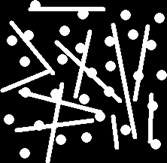
#> input picture Assignment 2/Code/circles_lines.jpg, 167 x 163 px
$ jupyter execute Assignment2_Problem2.ipynb
#> lines starting #> are read from the running program, lines starting #| are printed output that depends on the picture; after the words box and inside, x2 and y2 are one past the last pixel; in counts of white or black regions, pixels touching at a corner belong together
Import libraries

[cell 1]
import cv2
import numpy as np
from matplotlib import pyplot as plt
import scipy
from skimage import morphology
import pandas as pd

Problem2 Q(i)

[cell 2]
I = cv2.imread('circles_lines.jpg',0)
#> I is the input picture: shape (163, 167); min 0, max 255, mean 57
I[I<127] = 0
ax = plt.subplot(1,1,1)
ax.axis('off')
ax.imshow(I, cmap = 'gray')
ax.set_title('Original Image')
plt.show()

Perform opening to remove lines from image

[cell 3]
SE = morphology.disk(4)
ax = plt.subplot(1,1,1)
ax.axis('off')
ax.imshow(SE, cmap = 'gray')
ax.set_title('Structuring element to extract circles')
plt.show()
print(SE.shape)

Used a disk as a structuring element of radius 4. The size of the SE is (9,9)

[cell 4]
I_open = np.copy(I)
I_open = morphology.opening(I_open,SE)

ax = plt.subplot(1,1,1)
ax.axis('off')
ax.imshow(I_open, cmap = 'gray')
ax.set_title('Image with the extracted circles')
plt.show()

[cell 5]
label,num_features = scipy.ndimage.label(I_open)
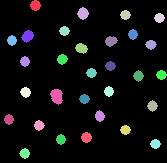
#> label: shape (163, 167) int32; 31 distinct labels, from 0 to 30; one colour per label, 0 black
#> num_features = 30
fig, ax = plt.subplots()
ax.axis('off')
im = ax.imshow(label, cmap = plt.cm.jet_r, interpolation='nearest')
ax.set_title('Connected component labelling')
fig.colorbar(im, ax=ax)
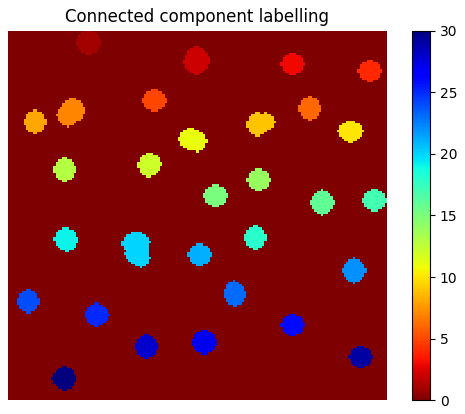
#> figure drawn by matplotlib, 2 panels

[cell 6]
centroid = []
area = []
for l in range(1,num_features+1):
    idx = np.where(label == l)
    y = sum(idx[1])/len(idx[1])
    x = sum(idx[0])/len(idx[0])
    a = len(idx[0])
    centroid.append((int(y), int(x)))
    area.append(a)
#> this loop made 30 passes
#> (idx, y, x, a) on passes 1 to 10: (89 positions, rows 0 to 10, columns 30 to 40, 35, 5, 89), (106 positions, rows 7 to 19, columns 77 to 88, 82.59, 13.04, 106), (78 positions, rows 10 to 19, columns 120 to 130, 125, 14.5, 78), (78 positions, rows 13 to 22, columns 154 to 164, 159, 17.5, 78), (78 positions, rows 26 to 35, columns 59 to 69, 64, 30.5, 78), (78 positions, rows 29 to 39, columns 128 to 137, 132.5, 34, 78), (109 positions, rows 30 to 42, columns 21 to 33, 27.25, 35.75, 109), (78 positions, rows 35 to 45, columns 7 to 16, 11.5, 40, 78), (97 positions, rows 36 to 46, columns 105 to 117, 110.6, 40.7, 97), (80 positions, rows 40 to 49, columns 145 to 156, 150.5, 44.23, 80)
#> after the loop, area = 30 values, max 148 at index 19, min 78 at index 2, mean 85.63; centroid = 30 pairs, first value 8 to 161, second value 5 to 153

[cell 7]
I_centroid = np.stack([I_open, I_open, I_open], axis=-1)
for p in centroid:
    I_centroid = cv2.circle(I_centroid, (p[0],p[1]), radius=1, color=(255, 0, 0), thickness=-1)
#> this loop made 30 passes
#> p on passes 1 to 12: (35, 5), (82, 13), (125, 14), (159, 17), (64, 30), (132, 34), (27, 35), (11, 40), (110, 40), (150, 44), (80, 47), (61, 58)
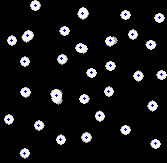
#> I_centroid: shape (163, 167, 3); mean of channels 0, 1, 2 21.8, 20.4, 20.4; drawn as B, G, R
ax = plt.subplot(1,1,1)
ax.axis('off')
ax.imshow(I_centroid)
ax.set_title('Image with the centroids marked')
plt.show()

[cell 8]
data = {};
data['Centoids'] = centroid
data['Area'] = area
pd.DataFrame(data)
#> Out = table of 30 rows and 2 columns

[cell 9]
I = cv2.imread('lines.jpg',0)
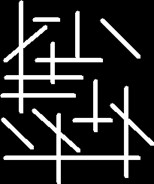
#> input picture Assignment 2/Code/lines.jpg, 154 x 184 px
#> I is the input picture: shape (184, 154); min 0, max 255, mean 43.3
ax = plt.subplot(1,1,1)
ax.axis('off')
ax.imshow(I, cmap = 'gray')
ax.set_title('Original Image')
plt.show()

[cell 10]
SE = morphology.rectangle(3,17)
ax = plt.subplot(1,1,1)
ax.axis('off')
ax.imshow(SE, cmap = 'gray')
ax.set_title('Structuring element to extract horizontal lines')
plt.show()
print(SE.shape)

Used a rectangle as a structuring element of length 17 and breadth 3. The size of the SE is (3,17)

[cell 11]
I_hor = I
# Extract the horizontal lines
I_hor = morphology.opening(I_hor,SE)
I_hor[I_hor>0] = 255
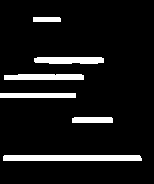
#> I_hor: shape (184, 154); 8.9% white; 6 white regions, box (x1, y1, x2, y2) and area: (3, 155, 142, 161) 829, (4, 74, 84, 80) 463, (34, 57, 104, 64) 455, (0, 93, 76, 98) 380, (72, 117, 113, 123) 243, (33, 17, 61, 22) 139

ax = plt.subplot(1,1,1)
ax.axis('off')
ax.imshow(I_hor, cmap = 'gray')
ax.set_title('Image with horizontal lines extracted')
plt.show()

[cell 12]
SE = morphology.rectangle(8,3)
ax = plt.subplot(1,1,1)
ax.axis('off')
ax.imshow(SE, cmap = 'gray')
ax.set_title('Structuring element to extract vertical lines')
plt.show()
print(SE.shape)

Used a rectangular structuring element of length 8 and width 3 to dilate the image. This was used to remove the horizontal lines completely (using mask subtraction) i.e. closing the gaps.

[cell 13]
# Use above as a mask to remove the horizontal lines from the image
I_op = I
I_op[I_hor>0] = 0
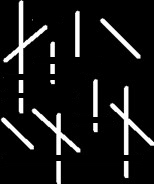
#> I_op: shape (184, 154); 8.85% of pixels changed, all inside (x1, y1, x2, y2) = (0, 17, 142, 161)
I_op = morphology.dilation(I_op, SE)
I_op[I_op<255] = 0
#> I_op: shape (184, 154); 16.5% white; 8 white regions, largest, box (x1, y1, x2, y2) and area: (3, 0, 48, 116) 1148, (110, 83, 154, 180) 974, (32, 105, 81, 184) 890

ax = plt.subplot(1,1,1)
ax.axis('off')
ax.imshow(I_op, cmap = 'gray')
ax.set_title('Image without the horizontal lines extracted')
plt.show()

[cell 14]
# Extract vertical lines from the image
SE = morphology.rectangle(10,5)
I_ver = I
# Extract the horizontal lines
I_ver = morphology.opening(I_ver,SE)
SE = morphology.rectangle(8,2)
I_ver = morphology.dilation(I_ver,SE)
I_ver[I_ver>0] = 255
#> I_ver: shape (184, 154); 10.3% white; 6 white regions, box (x1, y1, x2, y2) and area: (17, 0, 24, 117) 819, (122, 82, 129, 182) 699, (55, 110, 61, 184) 444, (92, 75, 99, 136) 401, (74, 7, 80, 60) 318, (49, 38, 55, 77) 234

ax = plt.subplot(1,1,1)
ax.axis('off')
ax.imshow(I_ver, cmap = 'gray')
ax.set_title('Image with vertical lines extracted')
plt.show()

[cell 15]
label,num_features = scipy.ndimage.label(I_ver)
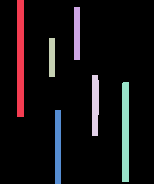
#> label: shape (184, 154) int32; 7 distinct labels, from 0 to 6; one colour per label, 0 black
#> num_features = 6
fig, ax = plt.subplots()
ax.axis('off')
ax.set_title('Image with the centroids marked')
im = ax.imshow(label, cmap = plt.cm.jet_r, interpolation='nearest')
fig.colorbar(im, ax=ax)
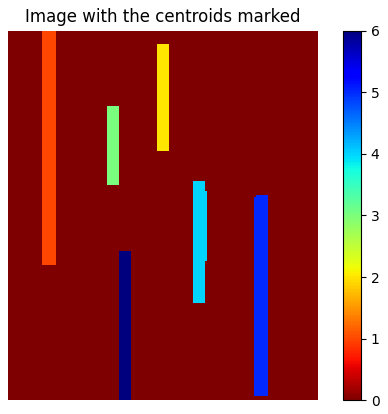
#> figure drawn by matplotlib, 2 panels

[cell 16]
centroid = []
length = []
for l in range(1,num_features+1):
    mask_extract = label == l
    idx = np.where(mask_extract == True)
    y = sum(idx[1])/len(idx[1])
    x = sum(idx[0])/len(idx[0])
    centroid.append((int(y), int(x)))
    l = max(idx[0]) - min(idx[0])
    length.append(l)
#> this loop made 6 passes
#> pass 1, `mask_extract = label == l`:
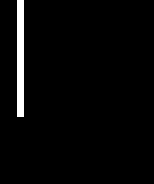
#> mask_extract: shape (184, 154) bool; 2.9% white; 1 white region, box (x1, y1, x2, y2) and area: (17, 0, 24, 117) 819
#> after the loop, centroid = [(20, 58), (76, 33), (51, 57), (94, 104), (125, 131), (57, 146)]; length = [116, 52, 38, 60, 99, 73]

[cell 17]
I_centroid = np.stack([I_ver, I_ver, I_ver], axis=-1)
for p in centroid:
    I_centroid = cv2.circle(I_centroid, (p[0],p[1]), radius=2, color=(255, 0, 0), thickness=-1)
#> this loop made 6 passes
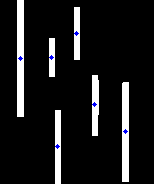
#> I_centroid: shape (184, 154, 3); mean of channels 0, 1, 2 26.2, 25.5, 25.5; drawn as B, G, R
ax = plt.subplot(1,1,1)
ax.axis('off')
ax.imshow(I_centroid)
plt.show()

[cell 18]
data = {};
data['Centoids'] = centroid
data['Length'] = length
pd.DataFrame(data)
#> Out = table of 6 rows and 2 columns
